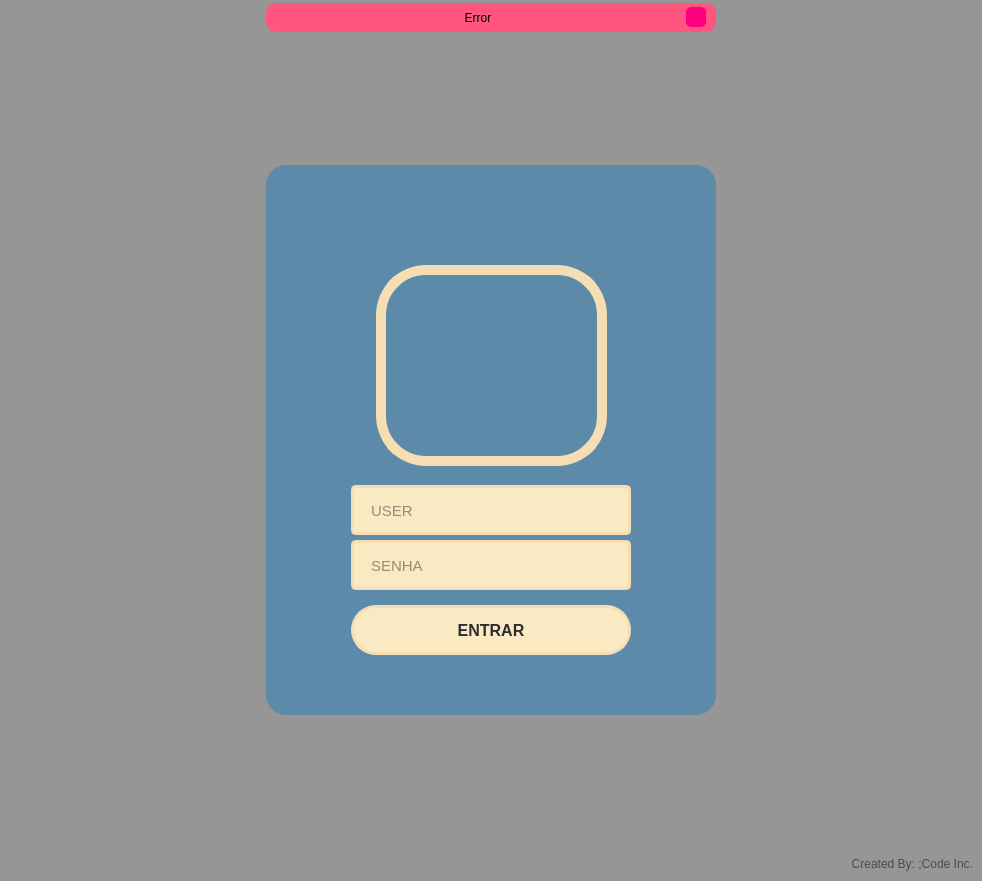
<?xml version="1.0" encoding="UTF-8"?>
<ui version="4.0">
 <class>MainWindow</class>
 <widget class="QMainWindow" name="MainWindow">
  <property name="geometry">
   <rect>
    <x>0</x>
    <y>0</y>
    <width>982</width>
    <height>881</height>
   </rect>
  </property>
  <property name="minimumSize">
   <size>
    <width>500</width>
    <height>700</height>
   </size>
  </property>
  <property name="windowTitle">
   <string>Login</string>
  </property>
  <property name="windowIcon">
   <iconset>
    <normaloff>:/Icon/Images/Icon.ico</normaloff>:/Icon/Images/Icon.ico</iconset>
  </property>
  <property name="styleSheet">
   <string notr="true">background-color: rgb(150, 150, 150);</string>
  </property>
  <widget class="QWidget" name="centralwidget">
   <layout class="QVBoxLayout" name="verticalLayout">
    <property name="spacing">
     <number>0</number>
    </property>
    <property name="leftMargin">
     <number>0</number>
    </property>
    <property name="topMargin">
     <number>0</number>
    </property>
    <property name="rightMargin">
     <number>0</number>
    </property>
    <property name="bottomMargin">
     <number>0</number>
    </property>
    <item>
     <widget class="QFrame" name="top_bar">
      <property name="maximumSize">
       <size>
        <width>16777215</width>
        <height>35</height>
       </size>
      </property>
      <property name="styleSheet">
       <string notr="true"/>
      </property>
      <property name="frameShape">
       <enum>QFrame::NoFrame</enum>
      </property>
      <property name="frameShadow">
       <enum>QFrame::Raised</enum>
      </property>
      <layout class="QHBoxLayout" name="horizontalLayout_2">
       <property name="spacing">
        <number>0</number>
       </property>
       <property name="leftMargin">
        <number>0</number>
       </property>
       <property name="topMargin">
        <number>3</number>
       </property>
       <property name="rightMargin">
        <number>0</number>
       </property>
       <property name="bottomMargin">
        <number>3</number>
       </property>
       <item>
        <widget class="QFrame" name="frame_erro">
         <property name="maximumSize">
          <size>
           <width>450</width>
           <height>16777215</height>
          </size>
         </property>
         <property name="styleSheet">
          <string notr="true">background-color: rgb(255, 85, 127);
border-radius: 10px;</string>
         </property>
         <property name="frameShape">
          <enum>QFrame::StyledPanel</enum>
         </property>
         <property name="frameShadow">
          <enum>QFrame::Raised</enum>
         </property>
         <layout class="QHBoxLayout" name="horizontalLayout_3">
          <property name="leftMargin">
           <number>10</number>
          </property>
          <property name="topMargin">
           <number>3</number>
          </property>
          <property name="rightMargin">
           <number>10</number>
          </property>
          <property name="bottomMargin">
           <number>3</number>
          </property>
          <item>
           <widget class="QLabel" name="label_erro">
            <property name="text">
             <string>Error</string>
            </property>
            <property name="alignment">
             <set>Qt::AlignCenter</set>
            </property>
           </widget>
          </item>
          <item>
           <widget class="QPushButton" name="pushButton_close">
            <property name="maximumSize">
             <size>
              <width>20</width>
              <height>20</height>
             </size>
            </property>
            <property name="styleSheet">
             <string notr="true">QPushButton {
	border-radius: 5px;	
	background-image: url(:/Fechar/cil-x.png);
	background-position: center;
	background-color: rgb(255, 0, 127);
}
QPushButton:hover {
	background-color: rgb(6, 21, 60);
	color: rgb(200, 200, 200);
}
QPushButton:pressed {
	background-color: rgb(35, 35, 35);
	color: rgb(200, 200, 200);
}</string>
            </property>
            <property name="text">
             <string/>
            </property>
           </widget>
          </item>
         </layout>
        </widget>
       </item>
      </layout>
     </widget>
    </item>
    <item>
     <widget class="QFrame" name="content">
      <property name="styleSheet">
       <string notr="true"/>
      </property>
      <property name="frameShape">
       <enum>QFrame::NoFrame</enum>
      </property>
      <property name="frameShadow">
       <enum>QFrame::Raised</enum>
      </property>
      <layout class="QHBoxLayout" name="horizontalLayout">
       <item>
        <widget class="QFrame" name="login_area">
         <property name="minimumSize">
          <size>
           <width>0</width>
           <height>0</height>
          </size>
         </property>
         <property name="maximumSize">
          <size>
           <width>450</width>
           <height>550</height>
          </size>
         </property>
         <property name="styleSheet">
          <string notr="true">background-color: rgb(93, 138, 168);
border-radius: 20px;</string>
         </property>
         <property name="frameShape">
          <enum>QFrame::NoFrame</enum>
         </property>
         <property name="frameShadow">
          <enum>QFrame::Raised</enum>
         </property>
         <widget class="QFrame" name="frame">
          <property name="geometry">
           <rect>
            <x>110</x>
            <y>15</y>
            <width>231</width>
            <height>100</height>
           </rect>
          </property>
          <property name="styleSheet">
           <string notr="true">background-image: url(:/Upperlogo/LOGOFE.png);
background-repeat: no-repeat;
background-position: center;
</string>
          </property>
          <property name="frameShape">
           <enum>QFrame::StyledPanel</enum>
          </property>
          <property name="frameShadow">
           <enum>QFrame::Raised</enum>
          </property>
         </widget>
         <widget class="QFrame" name="avatar">
          <property name="geometry">
           <rect>
            <x>110</x>
            <y>100</y>
            <width>231</width>
            <height>201</height>
           </rect>
          </property>
          <property name="styleSheet">
           <string notr="true">QFrame {
	background-image: url(:/Logo/AAAA.png);
	background-position: center;
	border-radius: 50px;
	border: 10px solid rgb(245, 222, 179)
}</string>
          </property>
          <property name="frameShape">
           <enum>QFrame::StyledPanel</enum>
          </property>
          <property name="frameShadow">
           <enum>QFrame::Raised</enum>
          </property>
         </widget>
         <widget class="QLineEdit" name="lineEdit_user">
          <property name="geometry">
           <rect>
            <x>85</x>
            <y>320</y>
            <width>280</width>
            <height>50</height>
           </rect>
          </property>
          <property name="font">
           <font>
            <family>Segoe UI</family>
            <pointsize>11</pointsize>
            <weight>50</weight>
            <bold>false</bold>
           </font>
          </property>
          <property name="styleSheet">
           <string notr="true">QLineEdit {
	border: 3px solid rgb(245, 222, 179);
	border-radius: 5px;
	padding: 15px;
	background-color:rgb(249, 234, 195);
	color: rgb(45, 45, 45);
}
QLineEdit:hover {
	border: 3px solid rgb(55, 55, 55);
}
QLineEdit:focus {
	border: 3px solid rgb(135, 206, 250);
	color: rgb(45, 45, 45);
}</string>
          </property>
          <property name="maxLength">
           <number>45</number>
          </property>
          <property name="placeholderText">
           <string>USER</string>
          </property>
         </widget>
         <widget class="QLineEdit" name="lineEdit_password">
          <property name="geometry">
           <rect>
            <x>85</x>
            <y>375</y>
            <width>280</width>
            <height>50</height>
           </rect>
          </property>
          <property name="font">
           <font>
            <family>Segoe UI</family>
            <pointsize>11</pointsize>
            <weight>50</weight>
            <bold>false</bold>
           </font>
          </property>
          <property name="styleSheet">
           <string notr="true">QLineEdit {
	border: 3px solid rgb(245, 222, 179);
	border-radius: 5px;
	padding: 15px;
	background-color:rgb(249, 234, 195);
	color: rgb(45, 45, 45);
}
QLineEdit:hover {
	border: 3px solid rgb(55, 55, 55);
}
QLineEdit:focus {
	border: 3px solid rgb(135, 206, 250);
	color: rgb(45, 45, 45);
}</string>
          </property>
          <property name="maxLength">
           <number>16</number>
          </property>
          <property name="echoMode">
           <enum>QLineEdit::Password</enum>
          </property>
          <property name="placeholderText">
           <string>SENHA</string>
          </property>
         </widget>
         <widget class="QPushButton" name="pushButton_login">
          <property name="geometry">
           <rect>
            <x>85</x>
            <y>440</y>
            <width>280</width>
            <height>50</height>
           </rect>
          </property>
          <property name="font">
           <font>
            <family>Segoe UI</family>
            <pointsize>12</pointsize>
            <weight>75</weight>
            <bold>true</bold>
           </font>
          </property>
          <property name="styleSheet">
           <string notr="true">QPushButton{	
	border: 3px solid rgb(245, 222, 179);
	border-radius: 25px;
	background-color:rgb(249, 234, 195);
	color: rgb(45, 45, 45);
}
QPushButton:hover{	
	border: 3px solid rgb(55, 55, 55);
}
QPushButton:pressed{	
	background-color: rgb(135, 206, 250);
	color: rgb(45, 45, 45);
}</string>
          </property>
          <property name="text">
           <string>ENTRAR</string>
          </property>
         </widget>
        </widget>
       </item>
      </layout>
     </widget>
    </item>
    <item>
     <widget class="QFrame" name="botom_bar">
      <property name="maximumSize">
       <size>
        <width>16777215</width>
        <height>35</height>
       </size>
      </property>
      <property name="styleSheet">
       <string notr="true">color: rgb(15, 15, 15);</string>
      </property>
      <property name="frameShape">
       <enum>QFrame::NoFrame</enum>
      </property>
      <property name="frameShadow">
       <enum>QFrame::Raised</enum>
      </property>
      <layout class="QVBoxLayout" name="verticalLayout_2">
       <item>
        <widget class="QLabel" name="label_marca">
         <property name="font">
          <font>
           <family>Segoe UI</family>
          </font>
         </property>
         <property name="styleSheet">
          <string notr="true">
color: rgb(75, 75, 75);</string>
         </property>
         <property name="text">
          <string>Created By: ;Code Inc.</string>
         </property>
         <property name="alignment">
          <set>Qt::AlignRight|Qt::AlignTrailing|Qt::AlignVCenter</set>
         </property>
        </widget>
       </item>
      </layout>
     </widget>
    </item>
   </layout>
  </widget>
  <widget class="QMenuBar" name="menubar">
   <property name="geometry">
    <rect>
     <x>0</x>
     <y>0</y>
     <width>982</width>
     <height>21</height>
    </rect>
   </property>
  </widget>
 </widget>
 <resources>
  <include location="file_rc.qrc"/>
 </resources>
 <connections/>
</ui>
